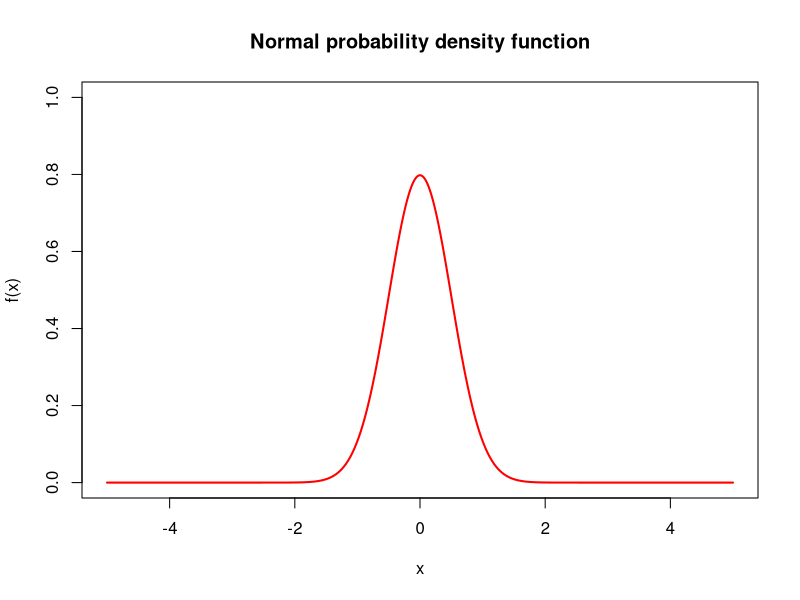

This figure's R source: (Note: this script raises an error after producing the figure.)
set.seed(1)
min.x <- -5

max.x <- 5

num.samples <- 1000

x <- seq(from = min.x, to = max.x, length = num.samples)

# Open new blank plot with x limits from -5 to 5, and y limits from 0 to 1
plot(c(-5, 5), c(0, 1), xlab = 'x', ylab = 'f(x)',
     main = "Normal probability density function", 
     type = "n")

# Add each density plot one at a time
lines(x, dnorm(x, mean = 0, sd = 0.5), lwd = 2, col = "red")
dnor
lines(x, dnorm(x, mean = 0, sd = 1), lwd = 2, col = "green")

lines(x, dnorm(x, mean = 0, sd = 2), lwd = 2, col = "blue")

lines(x, dnorm(x, mean = -2, sd = 1), lwd = 2, col = "magenta")

# We can also add a legend to the plot  
legend("topright", c("mean=0, sd=0.5", "mean=0, sd=1", "mean=0, sd=2", "mean=-2, sd=1"), col = c("red","green","blue","magenta"), lty = 1, lwd = 2)

## A more elegant approach to add the lines is to use a 
## for loop to go through and add each density to the plot. We will define some variables to loop over first.

normal.mean <- c(0, 0, 0, -2)

normal.sd <- c(0.5, 1, 2, 1)

colors <- c("red", "green", "blue", "magenta")

## Now we can use the for loop to repeatedly call 
## the lines function with different arguments.

# Open new plot with x limits from -5 to 5, and y limits from 0 to 1
plot(c(-5, 5), c(0, 1), xlab = 'x', ylab = 'f(x)', main = "Normal probability density function", type = "n")

# Add density plots with a for loop
for(i in 1:length(normal.mean)){
  lines(x, dnorm(x, mean = normal.mean[i], sd = normal.sd[i]), lwd = 2, col = colors[i])
}

# Add a legend to the plot  
legend("topright", paste0("mean=", normal.mean, ", sd=", normal.sd), col = colors, lty = 1, lwd = 2)
set.seed(1)
n <- 100
normal.mean <- 1
normal.sd <- 1
y <- rnorm(n, mean = normal.mean, sd = normal.sd)
(y.mean <- mean(y))
(y.mean.manual <- (sum(y)/n))


## explore convergence on true mean as sample size
## increases
set.seed(1)

## true mean (comes from other steps which I
## didn't include)
true.mean <- normal.mean
true.variance <- normal.sd^2

# Number of samples
num.samp <- 100

# Size of each sample
samp.size <- 10

# Generate the samples in a matrix with num.samp rows and samp.size columns
y <- matrix(rnorm(n = num.samp * samp.size, mean = normal.mean, sd = normal.sd),
            nrow = num.samp, ncol=samp.size)

y.mean <- apply(y, 1, mean)
y.means <- apply(y, 2, mean)
## 1 is rows, 2 is columns, 1:2 is both

all.equal(apply(y, 1, mean), rowMeans(y))

length(y.mean)
length(y.means)

mean.diff <- y.mean - true.mean
head(mean.diff)

boxplot(mean.diff)

## function for all dis code
normalSampleMean <- function(normal.mean, normal.sd, num.samp, samp.size){
  y <- matrix(rnorm(n = num.samp * samp.size, mean = normal.mean, sd = normal.sd),
              nrow = num.samp, ncol=samp.size)
  
  y.mean <- rowMeans(y)
  
  return(y.mean)
}

samp.sizes <- c(10, 100, 1000, 1e4)

names(samp.sizes) <- paste0("n=", samp.sizes)

samp.sizes

set.seed(1)

num.samp <- 100

y.mean <- sapply(samp.sizes, normalSampleMean,
                 num.samp = num.samp, normal.mean
                 = normal.mean, normal.sd = 
                   normal.sd)

boxplot(y.mean - true.mean, xlab = "Sample size (n)",
        ylab = expression(bar(Y)[n]-mu))


## NOW ON TO THE CLT ------------------------
df <- 1

x <- seq(0, 10, length=1000)

plot(x, dchisq(x, df = df), type="l", xlab='x', ylab='f(x)', main="Chi-square probability density function")

set.seed(1)

# set sample size and the number of samples to draw
samp.size <- 5

num.samp <- 1000

# Draw 1000 samples and compute means
y <- matrix(rchisq(n = num.samp * samp.size, df = df), nrow = num.samp, ncol=samp.size)

y.mean <- rowMeans(y)

## Next, we will compute Zn with the true mean and 
## variance given below.

# Compute the true values
true.mean <- df

true.variance <- df*2

# Compute normalised values
z.n <- (sqrt(samp.size) * (y.mean - true.mean)) / sqrt(true.variance)

# Plot a histogram
hist(z.n, probability=TRUE, xlab=expression(Z[n]))

# Compute the normal density and overlay it on the plot in red
y <- seq(min(z.n), max(z.n), length=1000)

dens <- dnorm(y, mean=0, sd=1)

lines(y, dens, col="red")

## small sample size (5) means our data doesn't 
## fit very well with the normal distribution

## Function
chisqNormalisedMean <- function(df, num.samp, samp.size){
  # Compute the true values
  true.mean <- df
  
  true.variance <- df*2
  
  # Draw samples 
  y <- matrix(rchisq(n = num.samp * samp.size, df = df), nrow = num.samp, ncol=samp.size)
  
  y.mean <- rowMeans(y)
  
  # Compute normalised values
  z.n <- (sqrt(samp.size) * (y.mean - true.mean)) / sqrt(true.variance)
  
  return(z.n)
}

## Plotting code function

plotNormalComparison <- function(df, num.samp, n){
  z.n <- chisqNormalisedMean(df, num.samp, n)
  
  # It will be nice to have a title
  fig.title <- paste0("sample size = ", n)
  
  # Plot a histogram
  hist(z.n, probability=TRUE, main=fig.title, xlab=expression(Z[n]))
  
  # Compute the normal density and overlay it on the plot in red
  y <- seq(min(z.n), max(z.n), length=1000)
  
  dens <- dnorm(y, mean=0, sd=1)
  
  lines(y, dens, col="red")
}

## Now we plot with different n and see how it looks

set.seed(1)

samp.sizes <- c(5, 10, 100, 1000, 1e4)

plot.status <- lapply(samp.sizes, plotNormalComparison, num.samp = num.samp, df = df)

## Kolmogorov-Smirnov test to determine if sample
## is close enough to actual distribution

set.seed(1)

n <- 5

z.n <- chisqNormalisedMean(df, num.samp, n)

ks.test(z.n, pnorm, mean=0, sd=1)

## Indicates liklihood that they are not 
## the same. Now we try with 1000 instead 
## of a measly 5

set.seed(1)

n <- 1000

z.n <- chisqNormalisedMean(df, num.samp, n)

ks.test(z.n, pnorm, mean=0, sd=1)

### Take-home problem
coin.n <- seq.default(from = 1, to = 1000, length = 1000)
coin.p <- 0.5

f.toss <- function(n, p){(sum
  (rbinom(n, 1, p)))/n
  }

plot.default(coin.n, sapply(coin.n, f.toss, p = 
                      coin.p), ylim = c(0, 1), ylab = "Proportion", xlab = "Number of Tosses"
             , main = "Central Tendency of Coin Flips")
abline(h = coin.p, lwd = 1, col = "red")
 

